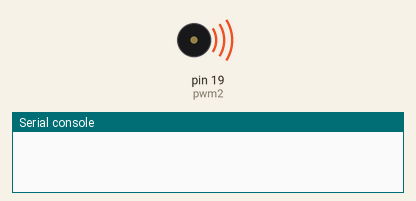
Simulated run of this program. Board: MicroPython board. Parts: buzzer (waves = sounding), the last lines printed to the serial console. At 29.6 s the program stops and its outputs stay as they are.

Above: at 0.17 s.
At 29.6 s:
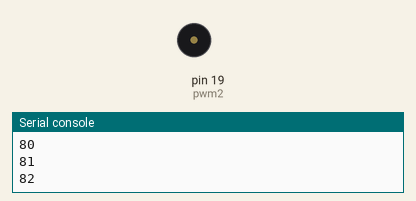
Timing chart, 0 to 31.1 s (numbered marks = the images above):
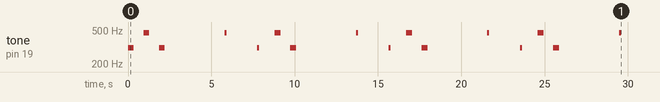

Measured:
- by itself, tone on pin 19 (pwm2): plays 311 Hz for 0.35 s, 466 Hz for 0.35 s, 311 Hz for 0.35 s, 466 Hz for 0.12 s, 311 Hz for 0.12 s, 466 Hz for 0.35 s … (16 notes in this stretch)

The program:

pwm_test.py
```python
# Example using PWM to fade an LED.

import time
from machine import Pin, PWM

# Construct PWM object, with LED on Pin(25).
pwm1 = PWM(Pin(17))
pwm2 = PWM(Pin(19))
# Set the PWM frequency.

# List of frequency per notes. first note is 21 in midi, A0 in musical notation.
base_note = 21
notes = [28, 29, 31, 33, 35, 37, 39, 41, 44, 46, 49, 52, 55, 58, 62, 65, 69, 73, 78, 82, 87, 92, 98, 104, 110, 117, 123, 131, 139, 147, 156, 165, 175, 185, 196, 208, 220, 233, 247, 262, 277, 294, 311, 330, 349, 370, 392, 415, 440, 466, 494, 523, 554, 587, 622, 659, 698, 740, 784, 831, 880, 932, 988, 1047, 1109, 1175, 1245, 1319, 1397, 1480, 1568, 1661, 1760, 1865, 1976, 2093, 2217, 2349, 2489, 2637, 2794, 2960, 3136, 3322, 3520, 3729, 3951]


#song = [(0, 64), (74, 64), (76, 64), (77, 64), (79, 64), (81, 64), (83, 64), (84, 64), (72, 32), (74, 32), (76, 32), (77, 32), (79, 32), (81, 32), (83, 32), (84, 32), (72, 32), (73, 32), (74, 32), (75, 32), (76, 32), (77, 32), (78, 32), (79, 32), (80, 32), (81, 32), (82, 32), (83, 32), (84, 32), (72, 64), (74, 192)]

song = [[0.35, 1, 64, 1, 63], [0.58, 1, 0, 0, 0], [0.35, 1, 0, 1, 70], [0.58, 1, 0, 0, 0], [0.35, 1, 64, 1, 63], [1.03, 1, 0, 0, 0], [0.35, 1, 0, 0, 0], [0.35, 1, 64, 0, 0], [0.23, 1, 0, 0, 0], [0.46, 1, 70, 0, 0], [0.35, 1, 0, 0, 0], [0.23, 1, 71, 0, 0], [0.12, 1, 62, 0, 0], [0.23, 1, 0, 1, 0], [0.23, 1, 71, 0, 0], [0.12, 1, 0, 1, 70], [1.04, 1, 71, 1, 0], [0.12, 1, 0, 0, 0], [0.23, 1, 71, 0, 0], [0.23, 1, 0, 0, 0], [0.23, 1, 71, 0, 0], [0.12, 1, 0, 1, 63], [0.35, 1, 72, 0, 0], [0.58, 1, 0, 0, 0], [0.35, 1, 0, 1, 70], [0.58, 1, 0, 0, 0], [0.35, 1, 72, 1, 63], [1.04, 1, 0, 0, 0], [0.35, 1, 0, 0, 0], [0.35, 1, 72, 0, 0], [0.23, 1, 0, 0, 0], [0.46, 1, 70, 0, 0], [0.35, 1, 0, 0, 0], [0.23, 1, 67, 0, 0], [0.12, 1, 62, 0, 0], [0.23, 1, 0, 1, 0], [0.23, 1, 67, 0, 0], [0.12, 1, 0, 1, 70], [1.04, 1, 67, 1, 0], [0.12, 1, 0, 0, 0], [0.23, 1, 71, 0, 0], [0.23, 1, 0, 0, 0], [0.23, 1, 71, 0, 0], [0.12, 1, 0, 1, 63], [0.35, 1, 64, 0, 0], [0.58, 1, 0, 0, 0], [0.35, 1, 0, 1, 70], [0.58, 1, 0, 0, 0], [0.35, 1, 64, 1, 63], [1.03, 1, 0, 0, 0], [0.35, 1, 0, 0, 0], [0.35, 1, 64, 0, 0], [0.23, 1, 0, 0, 0], [0.46, 1, 70, 0, 0], [0.35, 1, 0, 0, 0], [0.23, 1, 71, 0, 0], [0.12, 1, 62, 0, 0], [0.23, 1, 0, 1, 0], [0.23, 1, 71, 0, 0], [0.12, 1, 0, 1, 70], [1.04, 1, 71, 1, 0], [0.12, 1, 0, 0, 0], [0.23, 1, 71, 0, 0], [0.23, 1, 0, 0, 0], [0.23, 1, 71, 0, 0], [0.12, 1, 0, 1, 63], [0.35, 1, 72, 0, 0], [0.58, 1, 0, 0, 0], [0.35, 1, 0, 1, 70], [0.58, 1, 0, 0, 0], [0.35, 1, 72, 1, 63], [1.04, 1, 0, 0, 0], [0.35, 1, 0, 0, 0], [0.35, 1, 72, 0, 0], [0.23, 1, 0, 0, 0], [0.46, 1, 70, 0, 0], [0.35, 1, 0, 0, 0], [0.23, 1, 67, 0, 0], [0.12, 1, 62, 0, 0], [0.23, 1, 0, 1, 0], [0.23, 1, 67, 0, 0], [0.12, 1, 0, 1, 70]]

duty = 0
direction = 1
i = 1
for n in song:
    try:
        if n[1] and n[2] > 0:
            pwm1.freq(notes[n[2]-base_note])
            pwm1.duty_u16(0x00FF)
        elif n[2] == 0:
            pwm1.duty_u16(0x0000)
        if n[3] and n[4] > 0:
            pwm2.freq(notes[n[4]-base_note])
            pwm2.duty_u16(0x00FF)
        elif n[4] == 0:
            pwm2.duty_u16(0x0000)


        time.sleep(n[0])
        print(i)
        i=i+1
    except:
        pass

pwm1.duty_u16(0)
pwm2.duty_u16(0)
```
